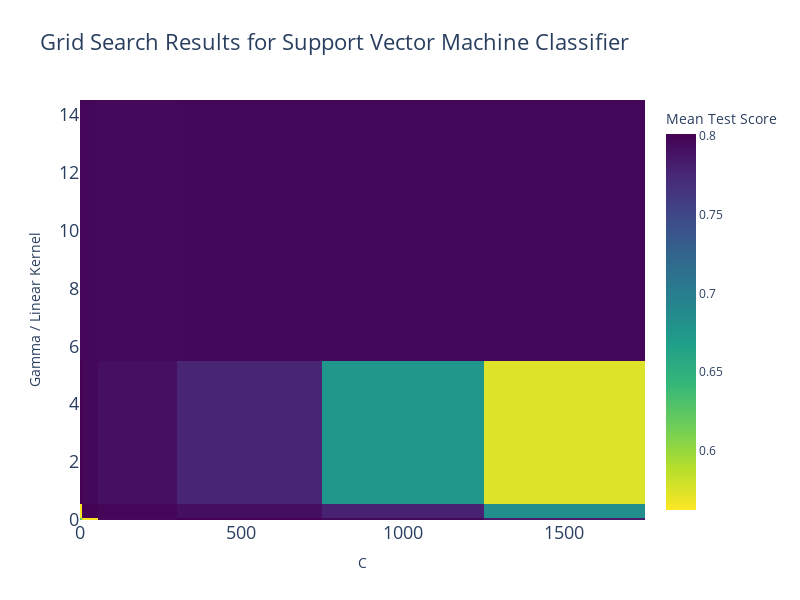

Notebook code for this chart:
### Markdown cell above
<br>

**Display the GridSearchCV as an image**

### Code cell
import plotly.graph_objs as go
import plotly.io as pio

# Set the default renderer for Plotly in JupyterLab
pio.renderers.default = 'jupyterlab'

# Extract the results of the grid search
results_gs_SVC_cl = gs_SVC_cl.cv_results_
params_gs_SVC_cl = results_gs_SVC_cl['params']
mean_test_score_gs_SVC_cl = results_gs_SVC_cl['mean_test_score']

# Extract unique values for C and gamma
unique_C = sorted(set(param['C'] for param in params_gs_SVC_cl))
unique_gamma = sorted(set(param['gamma'] for param in params_gs_SVC_cl if param['kernel'] == 'rbf'))

# Create a heatmap trace
heatmap = go.Heatmap(
    x=unique_C,
    y=unique_gamma,
    z=mean_test_score_gs_SVC_cl.reshape(len(unique_gamma), -1),  # Automatically determine the size
    colorscale='Viridis_r',
    colorbar=dict(title='Mean Test Score'),
    hoverinfo='text',
    text=[[f"Kernel: {param['kernel']}, C: {param['C']}, Gamma: {param['gamma']}" if param['kernel'] == 'rbf' else f"Kernel: {param['kernel']}, C: {param['C']}" for param in params_gs_SVC_cl]],
)

# Create a layout
layout = go.Layout(
    title='Grid Search Results for Support Vector Machine Classifier',
    title_font=dict(size=22),  
    xaxis=dict(title='C', tickfont=dict(size=18)),  
    yaxis=dict(title='Gamma / Linear Kernel', tickfont=dict(size=18)),
    height=600, 
    width=800  
)

# Create a figure
fig = go.Figure(data=[heatmap], layout=layout)

# Display the plot
fig.show()

# fig.write_image("your_path/fig_S4.jpg")

### Figure 1 — Plotly figure (JSON) as saved in the notebook; plotly's stock layout.template omitted (floating-point values rounded to 4 significant figures)
{"data": [{"colorbar": {"title": {"text": "Mean Test Score"}}, "colorscale": [[0, "#fde725"], [0.1111, "#b5de2b"], [0.2222, "#6ece58"], [0.3333, "#35b779"], [0.4444, "#1f9e89"], [0.5556, "#26828e"], [0.6667, "#31688e"], [0.7778, "#3e4989"], [0.8889, "#482878"], [1, "#440154"]], "hoverinfo": "text", "text": [["Kernel: rbf, C: 0.01, Gamma: 1e-05", "Kernel: rbf, C: 0.01, Gamma: 0.0001", "Kernel: rbf, C: 0.01, Gamma: 0.001", "Kernel: rbf, C: 0.01, Gamma: 0.01", "Kernel: rbf, C: 0.01, Gamma: 0.1", "Kernel: rbf, C: 0.01, Gamma: 1", "Kernel: rbf, C: 0.01, Gamma: 10", "Kernel: rbf, C: 0.1, Gamma: 1e-05", "Kernel: rbf, C: 0.1, Gamma: 0.0001", "Kernel: rbf, C: 0.1, Gamma: 0.001", "Kernel: rbf, C: 0.1, Gamma: 0.01", "Kernel: rbf, C: 0.1, Gamma: 0.1", "Kernel: rbf, C: 0.1, Gamma: 1", "Kernel: rbf, C: 0.1, Gamma: 10", "Kernel: rbf, C: 1, Gamma: 1e-05", "Kernel: rbf, C: 1, Gamma: 0.0001", "Kernel: rbf, C: 1, Gamma: 0.001", "Kernel: rbf, C: 1, Gamma: 0.01", "Kernel: rbf, C: 1, Gamma: 0.1", "Kernel: rbf, C: 1, Gamma: 1", "Kernel: rbf, C: 1, Gamma: 10", "Kernel: rbf, C: 10, Gamma: 1e-05", "Kernel: rbf, C: 10, Gamma: 0.0001", "Kernel: rbf, C: 10, Gamma: 0.001", "Kernel: rbf, C: 10, Gamma: 0.01", "Kernel: rbf, C: 10, Gamma: 0.1", "Kernel: rbf, C: 10, Gamma: 1", "Kernel: rbf, C: 10, Gamma: 10", "Kernel: rbf, C: 100, Gamma: 1e-05", "Kernel: rbf, C: 100, Gamma: 0.0001", "Kernel: rbf, C: 100, Gamma: 0.001", "Kernel: rbf, C: 100, Gamma: 0.01", "Kernel: rbf, C: 100, Gamma: 0.1", "Kernel: rbf, C: 100, Gamma: 1", "Kernel: rbf, C: 100, Gamma: 10", "Kernel: rbf, C: 500, Gamma: 1e-05", "Kernel: rbf, C: 500, Gamma: 0.0001", "Kernel: rbf, C: 500, Gamma: 0.001", "Kernel: rbf, C: 500, Gamma: 0.01", "Kernel: rbf, C: 500, Gamma: 0.1", "Kernel: rbf, C: 500, Gamma: 1", "Kernel: rbf, C: 500, Gamma: 10", "Kernel: rbf, C: 1000, Gamma: 1e-05", "Kernel: rbf, C: 1000, Gamma: 0.0001", "Kernel: rbf, C: 1000, Gamma: 0.001", "Kernel: rbf, C: 1000, Gamma: 0.01", "Kernel: rbf, C: 1000, Gamma: 0.1", "Kernel: rbf, C: 1000, Gamma: 1", "Kernel: rbf, C: 1000, Gamma: 10", "Kernel: linear, C: 0.01", "Kernel: linear, C: 0.1", "Kernel: linear, C: 1", "Kernel: linear, C: 10", "Kernel: linear, C: 100", "Kernel: linear, C: 500", "Kernel: linear, C: 1000"]], "type": "heatmap", "x": [0.01, 0.1, 1, 10, 100, 500, 1000], "y": [1e-05, 0.0001, 0.001, 0.01, 0.1, 1, 10], "z": [[0.7947, 0.7946, 0.7949, 0.7948, 0.7913, 0.7411, 0.6262, 0.7947], [0.7946, 0.7947, 0.7967, 0.791, 0.7443, 0.6262, 0.7947, 0.7945], [0.7966, 0.7987, 0.7835, 0.6971, 0.6052, 0.7945, 0.7959, 0.801], [0.7927, 0.7722, 0.6242, 0.5648, 0.7958, 0.8012, 0.7955, 0.7831], [0.7268, 0.5797, 0.564, 0.8007, 0.7976, 0.7919, 0.7785, 0.6832], [0.5723, 0.5632, 0.8012, 0.7972, 0.7909, 0.7771, 0.6758, 0.5748], [0.5626, 0.8007, 0.7976, 0.7969, 0.7968, 0.7969, 0.797, 0.7972]]}], "layout": {"height": 600, "title": {"font": {"size": 22}, "text": "Grid Search Results for Support Vector Machine Classifier"}, "width": 800, "xaxis": {"autorange": true, "range": [-0.035, 1750], "tickfont": {"size": 18}, "title": {"text": "C"}, "type": "linear"}, "yaxis": {"autorange": true, "range": [-3.5e-05, 14.5], "tickfont": {"size": 18}, "title": {"text": "Gamma / Linear Kernel"}, "type": "linear"}}}
